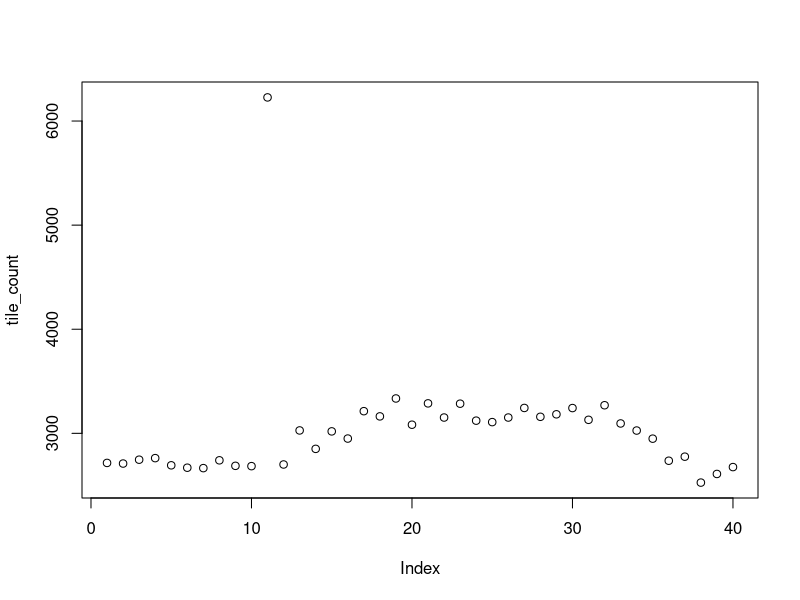

Recreate this plot in R.
tile_count <- rep(0, 40)
tile_position <- 1
max_tile_position <- 40
num_turns <- 100000
doubles_rolled <- 0
in_jail <- FALSE
freedom_attempts <- 0

for (turn in seq(num_turns)) {
  doubles_rolled <- 0
  
  if (!in_jail) {
    repeat {
      dice_roll <- sample(6, 2, replace = TRUE)
      
      print(paste('turn', turn))
      print(paste('dice roll:', dice_roll))
      
      if (dice_roll[1] == dice_roll[2]) {
        doubles_rolled <- doubles_rolled + 1
      }
      
      if (doubles_rolled > 2) {
        tile_position <- 11
        in_jail <- TRUE
        
        print(paste('position:', tile_position))
        tile_count[tile_position] <- tile_count[tile_position] + 1
        
        print("doubles rolled too many times --> in jail")
        break
      }
      
      tile_position <- tile_position + sum(dice_roll)
      
      if (tile_position == 31) {
        tile_count[31] <- tile_count[31] + 1
        tile_position <- 11
        in_jail <- TRUE
        
        print(paste('position:', tile_position))
        tile_count[tile_position] <- tile_count[tile_position] + 1
        
        print("landed on jail tile --> in jail")
        break
      } else if (tile_position > 40) {
        tile_position <- tile_position - 40
      }
      
      
      print(paste('position:', tile_position))
      tile_count[tile_position] <- tile_count[tile_position] + 1
      
      if (dice_roll[1] != dice_roll[2]) {
        
        print("rolled no doubles")
        break
      }
    }
  } else if (in_jail) {
    
    print ('in jail in jail in jail')
    repeat {
      dice_roll <- sample(6, 2, replace = TRUE)
      
      print(paste('turn', turn))
      print(paste('dice roll:', dice_roll))
      
      if (dice_roll[1] == dice_roll[2]) {
        tile_position <- tile_position + sum(dice_roll)
        in_jail <- FALSE
        freedom_attempts <- 0
        
        print(paste('position:', tile_position))
        tile_count[tile_position] <- tile_count[tile_position] + 1
        
        print("rolled doubles in jail --> freedom")
        break
      } else if (dice_roll[1] != dice_roll[2]) {
        
        print(paste('position:', tile_position))
        
        freedom_attempts <- freedom_attempts + 1
      }
      
      if (freedom_attempts > 2) {
        tile_position <- tile_position + sum(dice_roll)
        in_jail <- FALSE
        freedom_attempts <- 0
        
        print(paste('position:', tile_position))
        tile_count[tile_position] <- tile_count[tile_position] + 1
        
        print("3 freedom attempts --> freedom")
        break
      }
    }
  }
  print ("=======================")
}

tile_count
plot(tile_count)
